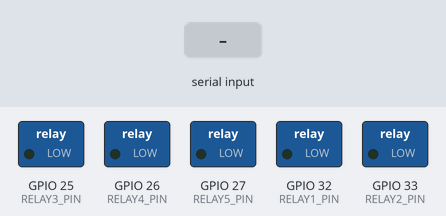
This sketch was run on a simulated ESP8266 (NodeMCU). Parts: switched loads named in the sketch (green lamp = pin HIGH). The test bench sets the inputs (shaded band). WiFi joins after 1.5 s; servers stay silent unless stated; what the sketch prints to the serial monitor is not drawn.

Above: at 2.7 s.
2.8 s: "A" received over Serial
At 3.7 s:
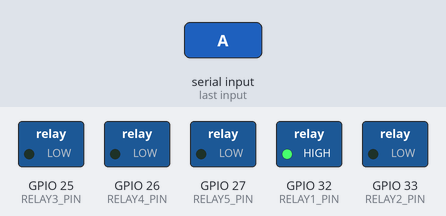
4.3 s: "B" received over Serial
At 4.8 s:
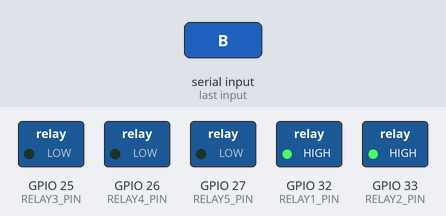
5.8 s: "a" received over Serial
At 7.0 s:
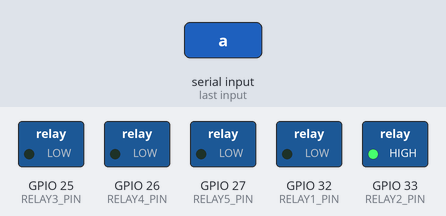
7.3 s: "C" received over Serial
At 8.3 s:
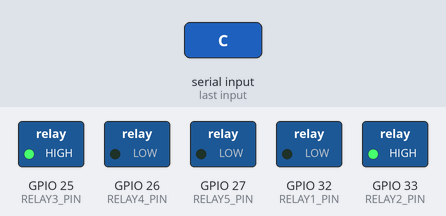
8.8 s: "b" received over Serial
At 9.5 s:
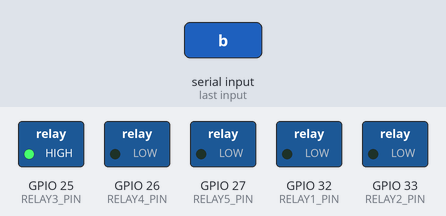
10.3 s: "D" received over Serial
At 10.6 s:
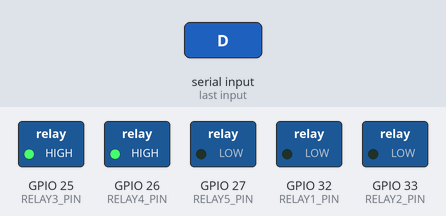
Timing chart, 0 to 12.8 s (numbered marks = the images above; inputs shaded):
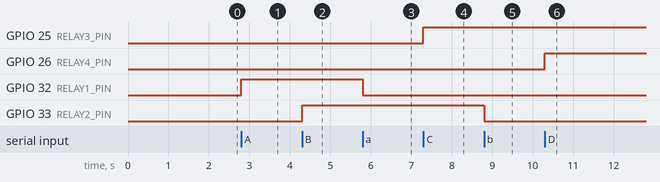

Measured:
- after the input at 2.8 s, GPIO 32 (RELAY1_PIN): LOW → HIGH at once
- after the input at 4.3 s, GPIO 33 (RELAY2_PIN): LOW → HIGH at once
- after the input at 5.8 s, GPIO 32 (RELAY1_PIN): HIGH → LOW at once
- after the input at 7.3 s, GPIO 25 (RELAY3_PIN): LOW → HIGH at once
- after the input at 8.8 s, GPIO 33 (RELAY2_PIN): HIGH → LOW at once
- after the input at 10.3 s, GPIO 26 (RELAY4_PIN): LOW → HIGH at once

The sketch:

5_Channel_Relay_Firebase.ino
```cpp
#include <Arduino.h>

#if defined(ESP32)
  #include <WiFi.h>
#elif defined(ESP8266)
  #include <ESP8266WiFi.h>
#endif

#include <Firebase_ESP_Client.h>
#include "addons/TokenHelper.h"
#include "addons/RTDBHelper.h"

// WiFi & Firebase credentials
#define WIFI_SSID       "your_wifi_ssid"
#define WIFI_PASSWORD   "your_wifi_password"
#define API_KEY         "your_api_key"
#define USER_EMAIL      "your_email"
#define USER_PASSWORD   "your_password"
#define DATABASE_URL    "your_database_url"

// Relay pins
#define RELAY1_PIN 32  // Pump 1
#define RELAY2_PIN 33  // Pump 2
#define RELAY3_PIN 25  // Pump 3
#define RELAY4_PIN 26  // Light
#define RELAY5_PIN 27  // Fan

FirebaseData fbdo;
FirebaseAuth auth;
FirebaseConfig config;

void initWiFi() {
  WiFi.begin(WIFI_SSID, WIFI_PASSWORD);
  Serial.print("Connecting to WiFi");
  while (WiFi.status() != WL_CONNECTED) {
    Serial.print(".");
    delay(500);
  }
  Serial.println("\nConnected: " + WiFi.localIP().toString());
}

// --- Helper functions to upload relay status ---
void sendPumpStatus(int pumpNum, bool isOn) {
  String path = "/pump_status/pump" + String(pumpNum);
  String status = isOn ? "ON" : "OFF";
  Firebase.RTDB.setString(&fbdo, path.c_str(), status);
}

void sendLightStatus(bool isOn) {
  String path = "/light_status";
  String status = isOn ? "ON" : "OFF";
  Firebase.RTDB.setString(&fbdo, path.c_str(), status);
}

void sendFanStatus(bool isOn) {
  String path = "/fan_status";
  String status = isOn ? "ON" : "OFF";
  Firebase.RTDB.setString(&fbdo, path.c_str(), status);
}

void setup() {
  Serial.begin(115200);
  initWiFi();

  // Firebase init
  config.api_key = API_KEY;
  config.database_url = DATABASE_URL;
  auth.user.email = USER_EMAIL;
  auth.user.password = USER_PASSWORD;
  config.token_status_callback = tokenStatusCallback;
  Firebase.begin(&config, &auth);
  Firebase.reconnectWiFi(true);

  // Configure relay pins
  pinMode(RELAY1_PIN, OUTPUT);
  pinMode(RELAY2_PIN, OUTPUT);
  pinMode(RELAY3_PIN, OUTPUT);
  pinMode(RELAY4_PIN, OUTPUT);
  pinMode(RELAY5_PIN, OUTPUT);
}

void loop() {
  if (Serial.available() > 0) {
    int data = Serial.read();
    if (data == 'a') {
      digitalWrite(RELAY1_PIN, LOW);   // turn on Pump 1
      Serial.println("Relay 1 is OFF");
      sendPumpStatus(1, false);
    } else if (data == 'A') {
      digitalWrite(RELAY1_PIN, HIGH);  // turn off Pump 1
      Serial.println("Relay 1 is ON");
      sendPumpStatus(1, true);
    } else if (data == 'b') {
      digitalWrite(RELAY2_PIN, LOW);   // turn on Pump 2
      Serial.println("Relay 2 is OFF");
      sendPumpStatus(2, false);
    } else if (data == 'B') {
      digitalWrite(RELAY2_PIN, HIGH);  // turn off Pump 2
      Serial.println("Relay 2 is ON");
      sendPumpStatus(2, true);
    } else if (data == 'c') {
      digitalWrite(RELAY3_PIN, LOW);   // turn on Pump 3
      Serial.println("Relay 3 is OFF");
      sendPumpStatus(3, false);
    } else if (data == 'C') {
      digitalWrite(RELAY3_PIN, HIGH);  // turn off Pump 3
      Serial.println("Relay 3 is ON");
      sendPumpStatus(3, true);
    } else if (data == 'd') {
      digitalWrite(RELAY4_PIN, LOW);   // turn on Light
      Serial.println("Relay 4 is OFF");
      sendLightStatus(false);
    } else if (data == 'D') {
      digitalWrite(RELAY4_PIN, HIGH);  // turn off Light
      Serial.println("Relay 4 is ON");
      sendLightStatus(true);
    } else if (data == 'e') {
      digitalWrite(RELAY5_PIN, LOW);   // turn on Fan
      Serial.println("Relay 5 is OFF");
      sendFanStatus(false);
    } else if (data == 'E') {
      digitalWrite(RELAY5_PIN, HIGH);  // turn off Fan
      Serial.println("Relay 5 is ON");
      sendFanStatus(true);
    }
  }
}
```
